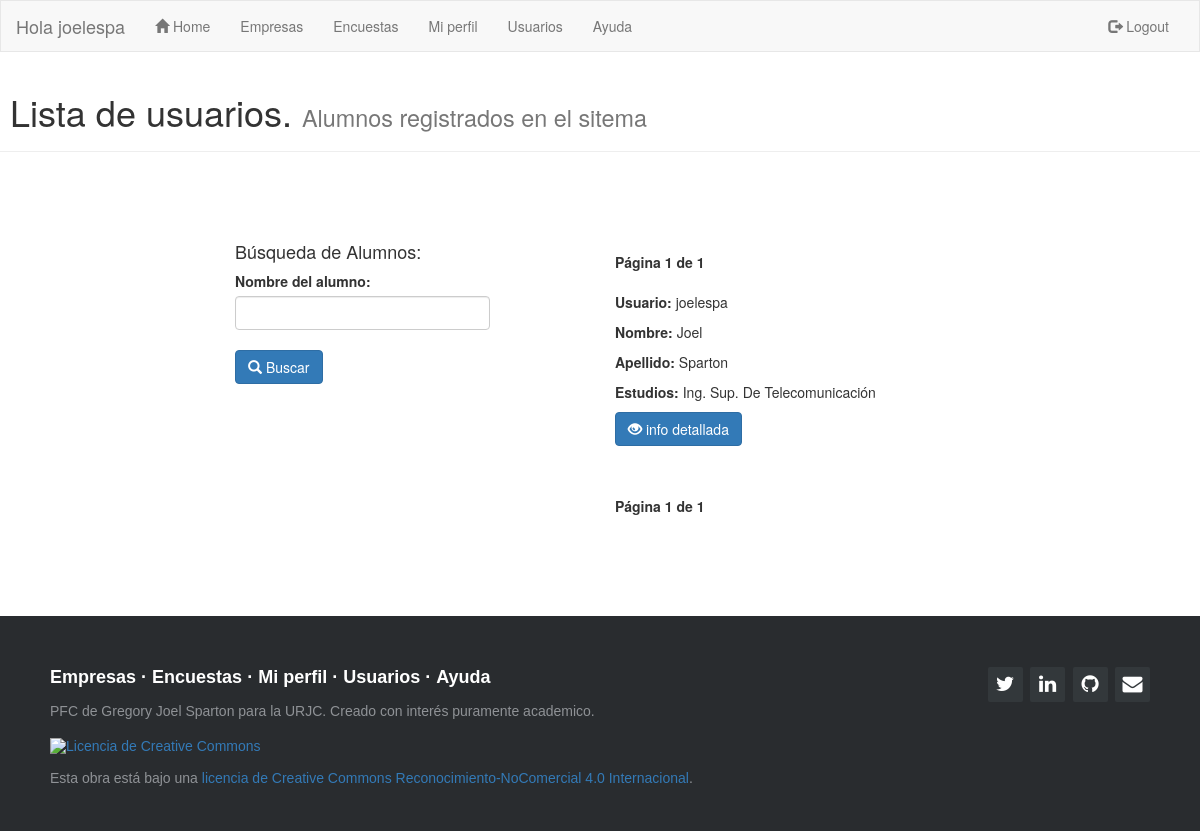
The app's page /usuarios/ (signed in) with its own data.
### sopa/models.py (models this page shows)
class usuarios(AbstractUser):
    grado = models.TextField(max_length=50,null=True,blank=True,default='')

### sopa/views.py (the view)
# urls.py: url(r'^usuarios/$', views.lista_usuarios, name='lista_usuarios'),
@login_required
def lista_usuarios(request):
    usuario = usuarios.objects.all()
    paginator = Paginator(usuario, 5) # Show 5 contacts per page
    page = request.GET.get('page')
    try:
        usuariol = paginator.page(page)
    except PageNotAnInteger:
        usuariol = paginator.page(1)
    except EmptyPage:
        usuariol = paginator.page(paginator.num_pages)
    return render(request, 'sopa/lista_alumnos.html', {'titulo': 'SOPA lista usuarios' ,'alumnos' : usuariol})

### sopa/templates/sopa/lista_alumnos.html (shortened to what this page needs)
{% extends "sopa/index.html" %}
{% block content %}
<div class="page-header">
  <h1>&nbsp;Lista de usuarios. <small>Alumnos registrados en el sitema</small></h1>
</div>
<div class="container">
    <br />
    <br />
    <br />
    <div class="col-md-3 col-md-offset-2">
      <h4> Búsqueda de Alumnos: </h4>
        <form action="/usuarios/buscar/" method="POST">
        <label for= "e">Nombre del alumno:</label>
        <input id="e" type="text" class="form-control" name = "e" ><br>
        <button type="submit" class="btn btn-primary" value="Buscar"><span class="glyphicon glyphicon-search" aria-hidden="true"></span> Buscar</button>
        </form>
   <br>
   <br>
 </div>
  <div class ="col-md-5 col-md-offset-1">
     <div class="pagination">
       <span class="current">
           <strong>Página {{ alumnos.number }} de {{ alumnos.paginator.num_pages }}</strong>
        </span></div>
{% for alumno in alumnos %}
  <p><b> Usuario:</b> {{alumno.username}} </p>
  <p><b> Nombre:</b> {{alumno.first_name}} </p>
  <p><b> Apellido:</b> {{alumno.last_name}} </p>
  <p><b> Estudios:</b> {{alumno.grado}} </p>
  <p><a href= '/usuarios/{{alumno.username}}' class="btn btn-primary" role="button">
    <span class="glyphicon glyphicon-eye-open" aria-hidden="true"></span>    info detallada</a></span></p>
  <br>
{% endfor %}
<div class="pagination">
 <span class="step-links">
     <span class="current">
         <strong>Página {{ alumnos.number }} de {{ alumnos.paginator.num_pages }}
     </span>
 </span>
</div>
</div>
</div>
{% endblock content %}

### sopa/templates/sopa/index.html (shortened to what this page needs)
{% load staticfiles %}
<!DOCTYPE html>
<html lang="en">
<head>
  <link rel="stylesheet" href="https://maxcdn.bootstrapcdn.com/bootstrap/3.3.7/css/bootstrap.min.css">
  <link rel="stylesheet" href="{% static 'css/sopa.css' %}">
  <link href="//maxcdn.bootstrapcdn.com/font-awesome/4.1.0/css/font-awesome.min.css" rel="stylesheet">
</head>
  <nav class="navbar navbar-default">
    <div class="container-fluid">
      <div class="navbar-header">
        <a class="navbar-brand" >Hola {{ user.username }}</a>
      </div>
      <div class="collapse navbar-collapse" id="myNavbar">
        <ul class="nav navbar-nav">
          <li><a href="/"><span class="glyphicon glyphicon-home" aria-hidden="true"></span> Home</a></li>
          <li><a title="Empresas" href="/empresas">Empresas</a></li>
          <li><a title="Encuestas" href="/encuesta">Encuestas</a></li>
          <li><a title="Mi perfil" href="/usuarios/miperfil">Mi perfil</a></li>
          <li><a title="Usuarios" href="/usuarios">Usuarios</a></li>
          <li><a title="Ayuda" href="/ayuda">Ayuda</a></li>
        </ul>
        <ul class="nav navbar-nav navbar-right">
          {% if user.is_authenticated %}
          <li><a href="/logout"><span class="glyphicon glyphicon-log-out"></span> Logout</a></li>
          {% endif %}
        </ul>
      </div>
  </div>
</nav>
<body>
{% block content %}
{% endblock content %}
</body>
<footer class="footer-distributed">
  <div class="footer-right">
    <a href="https://twitter.com/joelespa"><i class="fa fa-twitter"></i></a>
    <a href="https://www.linkedin.com/in/joel-sparton-05886665/"><i class="fa fa-linkedin"></i></a>
    <a href="https://github.com/joelespa"><i class="fa fa-github"></i></a>
    <a href="mailto:joelespa@hotmail.com"><i class="fa fa-envelope" aria-hidden="true"></i>
  </div>
  <div class="footer-left">
    <p class="footer-links">
      <a href="/empresas">Empresas</a>
      ·
      <a href="/encuesta">Encuestas</a>
      ·
      <a href="/usuarios/miperfil">Mi perfil</a>
      ·
      <a href="/usuarios">Usuarios</a>
      ·
      <a href="/ayuda">Ayuda</a>
    </p>
    <p>PFC de Gregory Joel Sparton para la URJC. Creado con interés puramente academico.</p><br>
    <p><a rel="license" href="http://creativecommons.org/licenses/by-nc/4.0/"><img alt="Licencia de Creative Commons" style="border-width:0" src="https://i.creativecommons.org/l/by-nc/4.0/88x31.png" /></a><br><br>Esta obra está bajo una <a rel="license" href="http://creativecommons.org/licenses/by-nc/4.0/">licencia de Creative Commons Reconocimiento-NoComercial 4.0 Internacional</a>.</p>
  </div>
</footer>

### sopa/static/css/sopa.css (style rules this page uses)
.navbar { margin-bottom: 0; border-radius: 0; }
form { margin-top: 10px; }
.footer-distributed { background-color: #292c2f; box-shadow: 0 1px 1px 0 rgba(0, 0, 0, 0.12); box-sizing: border-box; width: 100%; text-align: left; font: normal 16px sans-serif; padding: 45px 50px; margin-top: 80px; }
.footer-distributed .footer-left p { color: #8f9296; font-size: 14px; margin: 0; }
.footer-distributed p.footer-links { font-size:18px; font-weight: bold; color: #ffffff; margin: 0 0 10px; padding: 0; }
.footer-distributed p.footer-links a { display:inline-block; line-height: 1.8; text-decoration: none; color: inherit; }
.footer-distributed .footer-right { float: right; margin-top: 6px; max-width: 180px; }
.footer-distributed .footer-right a { display: inline-block; width: 35px; height: 35px; background-color: #33383b; border-radius: 2px; font-size: 20px; color: #ffffff; text-align: center; line-height: 35px; margin-left: 3px; }

### records on screen
usuarios: username "joelespa", first_name "Joel", last_name "Sparton", grado "Ing. Sup. De Telecomunicación"

### other values on screen
{{ alumnos.number }} "1"
{{ alumnos.paginator.num_pages }} "1"
